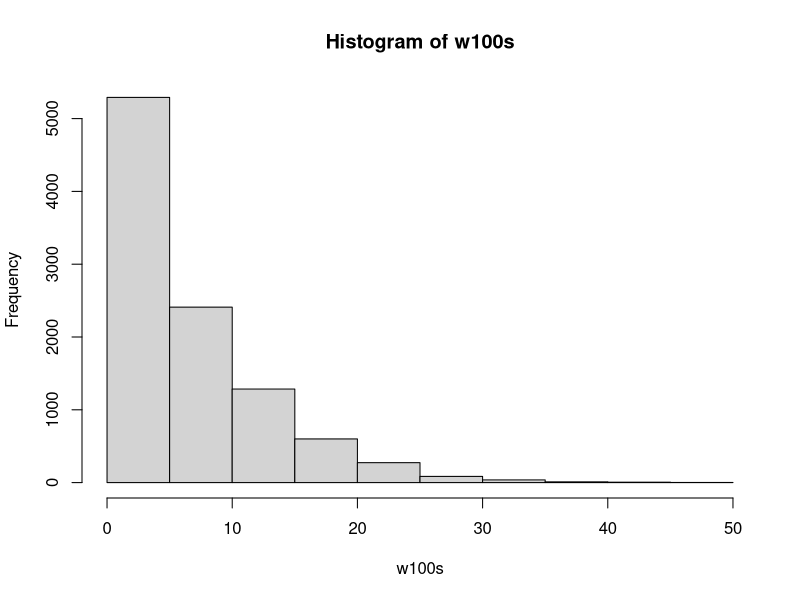
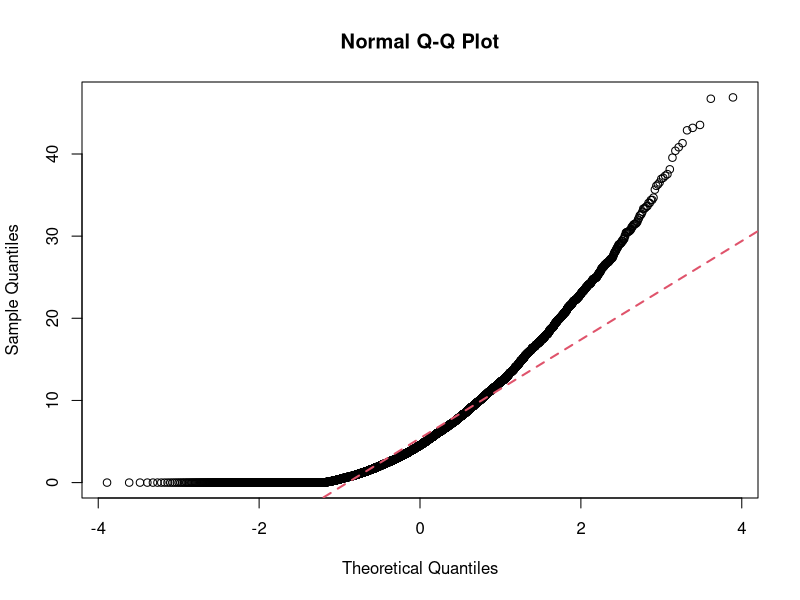

Write R code to recreate these figures, in order. (Note: a time limit stopped this script after it produced the figures.)
###PART C###
#Input Variables##
##lambda-> rate for interarrival times
##mu-> rate for service times
##N-> Desired number of simulations
##customer-> desired number of customers in the line
##This will generate a matrix keeping tabs on the (Col 1) cumulative time since beginning the simulation, 
##(Col 2) how long each customer must wait, (Col 3) when they will depart the line (cumulative point in time they arrived + 
##waiting time + service time), and (Col 4) how many total customers are in line at that time.

queue <- function(lambda, mu, N, customer) {
  #list to hold results
  #first column of each matrix is time since first person arrived, second is the wait time of each     customer in line
  queueTimes <- list()
  
  #loop that conducts desired number of simulations, aka N
  for (i in 1:N) {
    
    #matricies to hold wait times to be generated
    colnames <- c("Current Time", "Waiting Time", "Departure Time", "No. in Line", "Interarrival", "Service")
    rownames <- c(1:customer)
    waits <- matrix(0,customer,6, dimnames = list(rownames,colnames))
    #dimnames(waits) <- list(names,seq(1,customer,1))
    
    #generating exponential RVs to model interarrival times (arrivals) and service times (services)
    arrivals <-rexp(customer,rate=lambda)
    services <- rexp(customer,rate=mu)
    
    #initialize all the things
    waits[1,2] <- 0
    waits[1,3] <- services[1] + sum(arrivals[1]) + waits[1,2]
    waits[1,4] <- 1
    waits[1,5] <- arrivals[1]
    waits[1,6] <- services[1]
    
    #loop to generate desired number of wait times
    for (j in 2:customer) {
      #calculating and recording cumulative times
      waits[j,1] <- sum(arrivals[1:j])
      
      #calculating and recording wait times
      #this formula is derived by translating the base formula, D - A, into terms of W, S, and T
      #W1 = 0
      #W2 = D1 - A2 = W1 + S1 + T1 - T1 -T2 = 0 + S1 - T2
      #W3 = D2 - A3 = W2 + S2 + T1 + T2 - T1 - T2 - T3 = W2 + S2 - T3
      #W4 = D3 - A4 = W3 + S3 + T1 + T2 + T3 -T1 -T2 -T3 - T4 = W3 + S3 - T4
      #We see all terms cancel except for W[i-1], S[i-1], and T[i]
      waits[j,2] <- max(0,(waits[j-1,2] + services[j-1] - arrivals[j]))
      
      #calculating the number of customers at the given time
      #departure times
      waits[j,3] <- services[j] + sum(arrivals[1:j]) + waits[j,2]
      
      #number of people in line
      people <- NULL
      people <- ifelse(waits[,3] >= sum(arrivals[1:j]), 1, 0)
      
      waits[j,4] <- sum(people)
      waits[j,5] <- arrivals[j]
      waits[j,6] <- services[j]
      
    }
    queueTimes[[i]] <- waits[1:customer,1:4]
  }
  
  return(queueTimes)
}


###PART D###
###Rewrite of Part C function to be more efficient, it will now only return the wait time of the nth customer###
queue <- function(lambda, mu, N, customer) {
  #matrix to hold times for desired nth customer
  queueTimes <- matrix(0, N)
  
  #loop that conducts desired number of simulations, aka N
  for (i in 1:N) {
    
    #matricies to hold wait times to be generated
    waits <- matrix(0,customer,1)
    
    #generating exponential RVs to model interarrival times (arrivals) and service times (services)
    arrivals <-rexp(customer,rate=lambda)
    services <- rexp(customer,rate=mu)
    
    #loop to generate desired number of wait times
    for (j in 2:customer) {
      waits[j,] <- max(0,(waits[j-1,] + services[j-1] - arrivals[j]))
    }
    
    queueTimes[i] <- waits[customer,]
  }
  
  return(queueTimes)
}

###Function to generate mean, variance, and confidence interval###
meanvar <- function (results, N) {
  
  mean <- sum(results)/N
  variances <- matrix(0,N,1)
  for (i in 1:N) {
    variances[i] <- (results[i] - mean)^2
  }
  var <- (1/N)*sum(variances)
  
  sd <- sqrt(var)
  error <- 1.96*sd/sqrt(N)
  left <- mean - error
  right <- mean + error
  
  totals <- cbind(mean, var, error, left, right)
  
  return(totals)
}

##calculate P(W2 = 0) for N = 100##
sample <- queue(.9,1,100,2)
results <- NULL
for (i in 1:100) {
  if (sample[i,] == 0) {
    results[i] = 1
  } else if (sample[i,] > 0) {
    results[i] = 0
  }
}

summary <- meanvar(results,100)

##calculate P(W2 = 0) for N = 1000##
sample2 <- queue(.9,1,1000,2)
results2 <- NULL
for (i in 1:1000) {
  if (sample2[i,] == 0) {
    results2[i] = 1
  } else if (sample2[i,] > 0) {
    results2[i] = 0
  }
}

summary2 <- meanvar(results2,1000)

##calculate P(W2 = 0) for N = 10000##
sample3 <- queue(.9,1,10000,2)
results3 <- NULL
for (i in 1:10000) {
  if (sample3[i,] == 0) {
    results3[i] = 1
  } else if (sample3[i,] > 0) {
    results3[i] = 0
  }
}

summary3 <- meanvar(results3,10000)

##calculate P(W100 = 0) for N = 100##
sample4 <- queue(.9,1,100,100)
results4 <- NULL
for (i in 1:100) {
  if (sample4[i,] <= 0) {
    results4[i] = 1
  } else if (sample4[i,] > 0) {
    results4[i] = 0
  }
}

summary4 <- meanvar(results4,100)

##calculate P(W100 = 0) for N = 1000##
sample5 <- queue(.9,1,1000,100)
results5 <- NULL
for (i in 1:1000) {
  if (sample5[i,] <= 0) {
    results5[i] = 1
  } else if (sample5[i,] > 0) {
    results5[i] = 0
  }
}

summary5 <- meanvar(results5,1000)

##calculate P(W100 = 0) for N = 10000##
sample6 <- queue(.9,1,10000,100)
results6 <- NULL
for (i in 1:10000) {
  if (sample6[i,] <= 0) {
    results6[i] = 1
  } else if (sample6[i,] > 0) {
    results6[i] = 0
  }
}

summary6 <- meanvar(results6,10000)

###PART E###
w100s <- queue(.9,1,10000,100)

#histogram of 10,000 simulations of W100#
w100hist <-hist(w100s)

#qqplot of 10,000 simulations of W100#
w100qq <- qqnorm(w100s)
w100qq <- qqline(w100s,col = 2,lwd=2,lty=2)

##PART F##
m <- NULL
for (i in 1:10000) {
  w100 <- queue(.9,1,1000,100)
  m[i] <- sum(w100)/1000
}

mhist <- hist(m)
mqq <- qqnorm(m)
mqq <- qqline(m,col = 2,lwd=2,lty=2)
